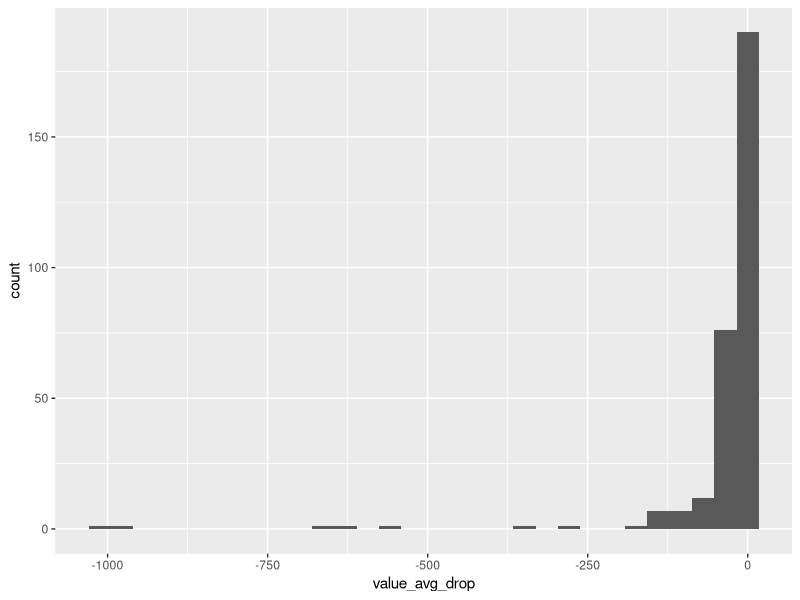
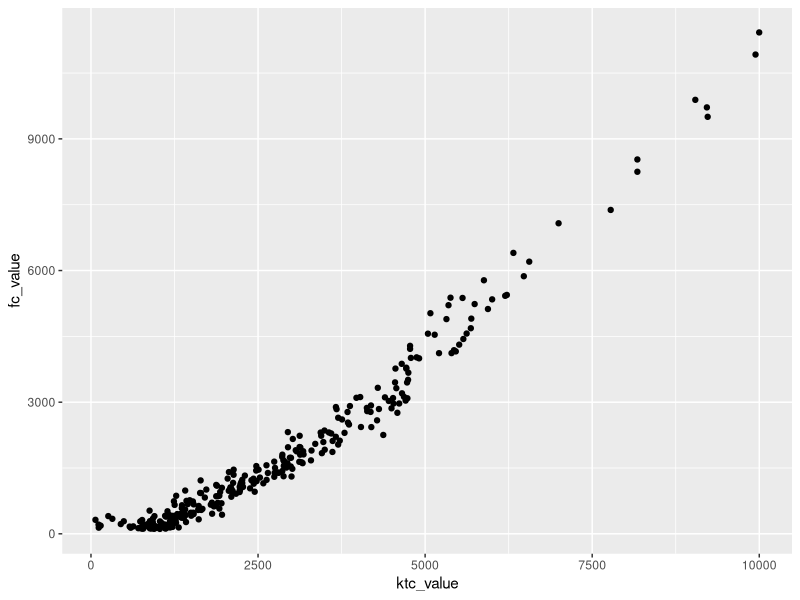
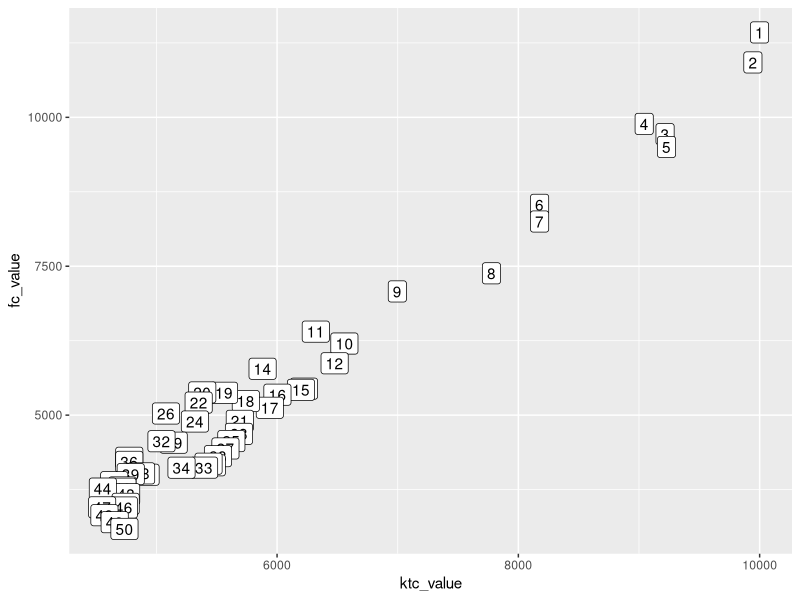
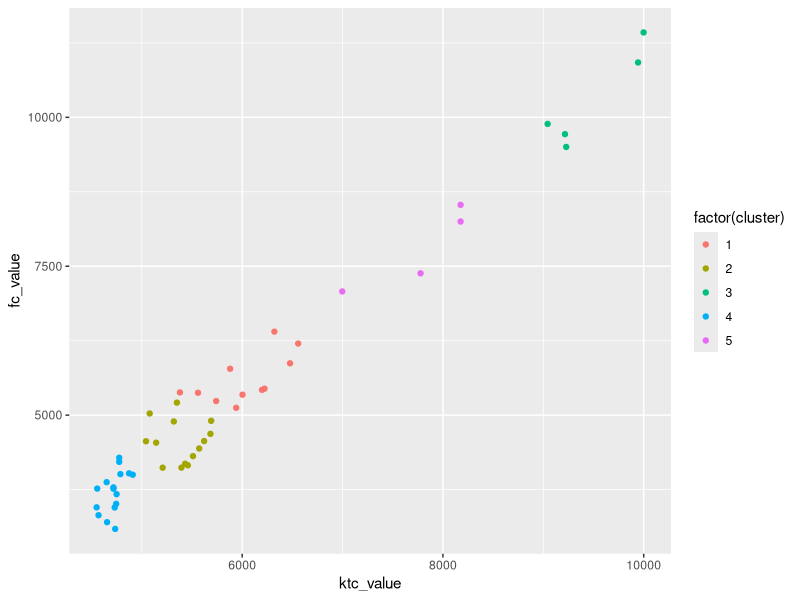

Source code (R) for these figures, in order:
# libraries
library(tidyverse)
library(ggplot2)
library(caret)

# Combine the data
fantasycalc <- read_csv("final_data/fantasycalc_values.csv") %>% 
  mutate(fc_rank_overall = row_number(),
         fc_position = str_sub(posRank, end = 2))

ktc <- read_csv("final_data/ktc_values.csv") %>% 
  mutate(ktc_rank = row_number()) %>% 
  rename(ktc_value = player_values)

fc_map <- read_csv("mapping_files/fc_map.csv")

# map ktc names to fc
fc_mapped <- fantasycalc %>% 
  left_join(fc_map) %>% 
  mutate(combined_name = coalesce(ktc_name, player_name)) %>% 
  select(player_name = combined_name, age, fc_value = value, fc_rank = posRank, fc_rank_overall)

# Join together
combined <- ktc %>% 
  left_join(fc_mapped)

# Check what doesn't map (if needed) ---------
# no_join_fc <- anti_join(fantasycalc, ktc)
# no_join_ktc <- anti_join(ktc, fantasycalc)
# 
# no_join_fc_map_list <- no_join_fc %>% 
#   filter(!str_detect(player_name, "202*"))
# no_join_ktc_map_list <- no_join_ktc %>% 
#   filter(!str_detect(player_name, "202*"))

# If needed, we get this list to map against KTC
#write_csv(no_join_fc_map_list, "mapping_files/fc_map_list.csv")

# calculate difference in value and rank
combined_analysis <- combined %>% 
  mutate(rank_diff = ktc_rank - fc_rank_overall,
         value_avg = (ktc_value + fc_value) / 2) 

combined_analysis_drop_na <- combined_analysis %>% 
  drop_na(value_avg) %>% 
  arrange(desc(value_avg)) %>% 
  mutate(avg_value_rank = row_number(),
         value_avg_drop = value_avg - lag(value_avg))

# range
ktc_max <- range(combined_analysis_drop_na$ktc_value)[2]
ktc_min <- range(combined_analysis_drop_na$ktc_value)[1]
ktc_data_range <- ktc_max - ktc_min

fc_max <- range(combined_analysis_drop_na$fc_value)[2]
fc_min <- range(combined_analysis_drop_na$fc_value)[1]
fc_range <- fc_max - fc_min

normalized_values <- combined_analysis_drop_na %>% 
  mutate(normalized_ktc = (ktc_value - ktc_min) / ktc_data_range,
         normalized_fc = (fc_value - fc_min) / fc_range,
         avg_norm = (normalized_ktc + normalized_fc) / 2)

write_csv(combined_analysis, "final_data/combined_analysis.csv")
write_csv(combined_analysis_drop_na, "final_data/combined_analysis_avg_value.csv")

# Make some charts!
ggplot(combined_analysis_drop_na, aes(x = value_avg_drop)) + 
  geom_histogram()

ggplot(combined_analysis_drop_na, aes(x = ktc_value, y = fc_value)) +
  geom_point()

top_50 <- combined_analysis_drop_na %>% 
  filter(avg_value_rank <= 50)

ggplot(top_50, aes(x = ktc_value, y = fc_value, label = avg_value_rank)) +
  geom_point() +
  geom_label()

# Try some k-means
cluster_df <- top_50 %>% 
  transmute(fc_value = as.numeric(fc_value), 
            ktc_value = as.numeric(ktc_value))

cluster_df <- na.omit(cluster_df)

k5 <- kmeans(cluster_df, centers = 5)

top_50 %>% 
  select(player_name, fc_value, ktc_value) %>% 
  as_tibble() %>% 
  mutate(cluster = k5$cluster) %>% 
  ggplot(aes(ktc_value, fc_value, color = factor(cluster), label = player_name)) +
  geom_point()
